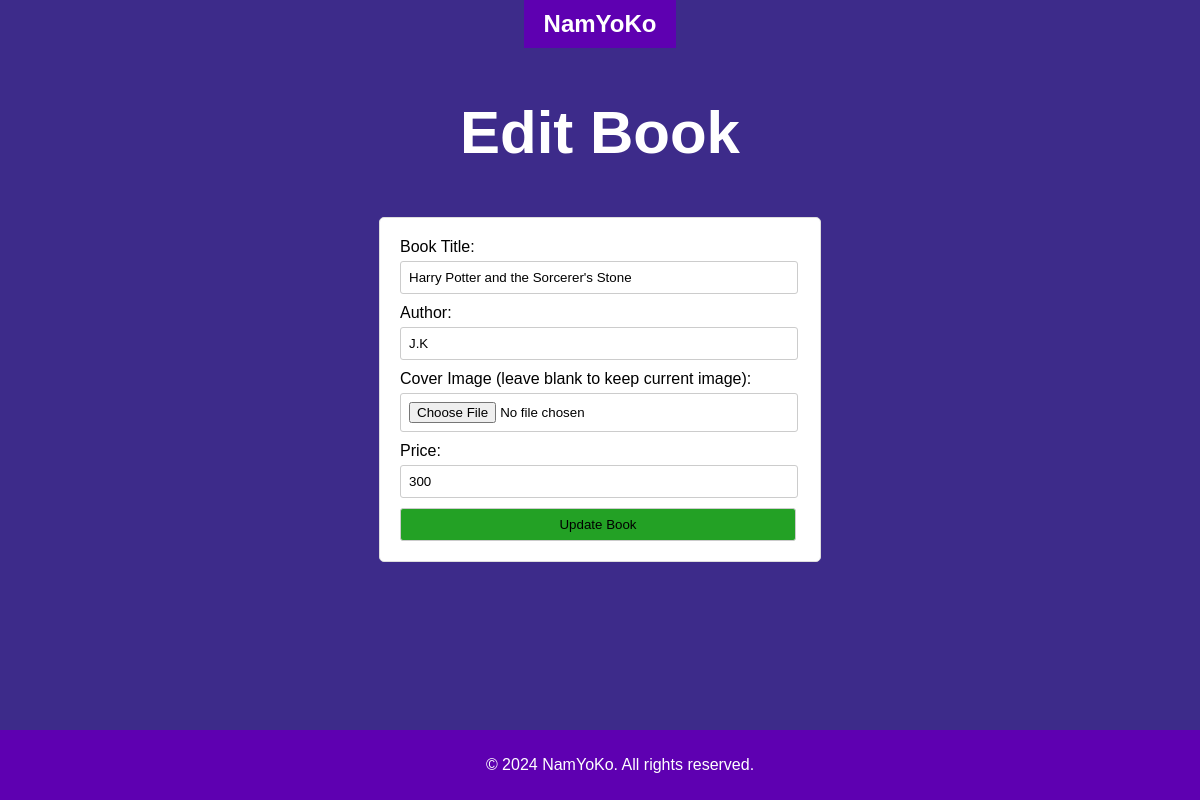
/editb.php?bid=1, run on the app's committed database.
### tables this page shows
CREATE TABLE `book` (
  `bid` int(20) NOT NULL,
  `bName` varchar(50) NOT NULL,
  `bPrice` int(4) NOT NULL,
  `bCover` varchar(255) NOT NULL,
  `bAuthor` varchar(50) NOT NULL
);

### editb.php (the view, shortened to what this page needs)
<?php
require 'conn.php';
if (isset($_GET['bid'])) {
    $bid = $_GET['bid'];
    $sql = "SELECT * FROM book WHERE bid = ?";
    $stmt = $conn->prepare($sql);
    $stmt->bind_param("i", $bid);
    $stmt->execute();
    $result = $stmt->get_result();
    if ($result->num_rows > 0) {
        $book = $result->fetch_assoc();
    } else {
        echo "No book found!";
        exit;
    }
} else {
    echo "No book ID provided!";
    exit;
}
?>
<!DOCTYPE html>
<html lang="en">
<head>
    <link rel="stylesheet" href="addb.css">
</head>
<body>
<nav class="bar">
        <section class="logo">
            NamYoKo
        </section>
    </nav>
    <h2>Edit Book</h2>
    <form action="updateb.php" method="post" enctype="multipart/form-data">
        <div>
            <label for="bName">Book Title:</label>
            <input type="text" name="bName" id="bName" value="<?php echo $book['bName']; ?>" required>
        </div>
        <div>
            <label for="bAuthor">Author:</label>
            <input type="text" name="bAuthor" id="bAuthor" value="<?php echo $book['bAuthor']; ?>" required>
        </div>
        <div>
            <label for="bCover">Cover Image (leave blank to keep current image):</label>
            <input type="file" name="bCover" id="bCover">
        </div>
        <div>
            <label for="bPrice">Price:</label>
            <input type="number" step="0.01" name="bPrice" id="bPrice" value="<?php echo $book['bPrice']; ?>" required>
        </div>
        <button type="submit">Update Book</button>
    </form>
    <div class="footer">
        <p>
            © 2024 NamYoKo. All rights reserved.
        </p>
    </div>
</body>
</html>
</body>
</html>

### addb.css (style rules this page uses)
body { font-family: Arial, sans-serif; margin: 0; padding: 0; place-items: center; background-color: #3d2b8a; }
.bar { background-color: #5e00b1; color: white; padding: 10px 20px; display: flex; justify-content: space-between; align-items: center; }
.bar .logo { font-size: 24px; font-weight: bold; }
h2 { text-align: center; color: #ffffff; font-size: 60px; }
form { background-color: #ffffff; max-width: 400px; margin: 20px auto; padding: 20px 20px; border: 1px solid #ddd; border-radius: 5px; }
form div { margin-bottom: 10px; }
form label { display: block; margin-bottom: 5px; }
form input { width: 95%; padding: 8px; border: 1px solid #ccc; border-radius: 3px; }
form button { width: 99%; padding: 8px; border: 1px solid #ccc; border-radius: 3px; cursor: pointer; background-color: #23a125; }
.footer { overflow: hidden; position: fixed; bottom: 0; width: 100%; background-color: #5e00b1; color: white; padding: 10px 20px; text-align: center; }

### data on the page
book: bName "Harry Potter and the Sorcerer's Stone", bAuthor "J.K", bPrice "300"
